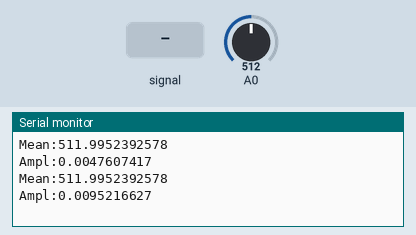
Bench run of a program on a simulated Arduino Uno, built with avr-gcc and run on an emulated ATmega328P. Shown: the last lines printed to the serial monitor. Inputs (shaded band) come from the test bench; at power-on: A0 = 512.

Above: at 1.5 s.
1.6 s: A0 fed a 200 Hz sine of ±81 counts around its level
At 2.7 s:
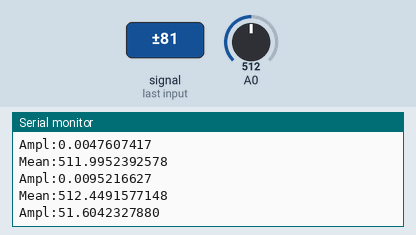
3.1 s: A0 set to 716
At 4.3 s:
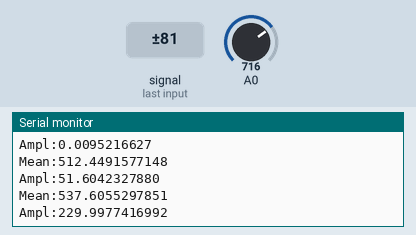
4.6 s: A0 set to 900
At 5.0 s:
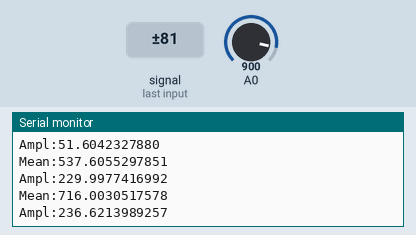
Timing chart, 0 to 7.6 s (numbered marks = the images above; inputs shaded):
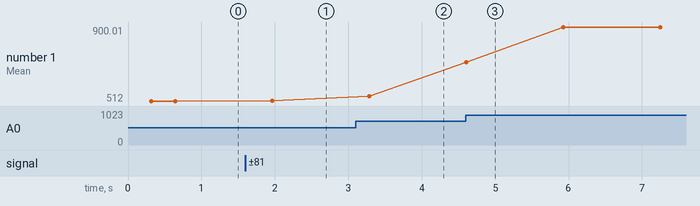

The program:

main.cpp
```cpp
/*
 * main.cpp
 *
 *  Created on: Feb 24, 2011
 *      Author: xum
 */
#include "WProgram.h"
#include "WConstants.h"

void setup();
void loop();
void calibrate();
int main(int argc, char **argv) {
	setup();
	for(;;){
		loop();
	}
}

int tam = 1000;
double mean = 0;
double meanAmpl = 0;
double variancePercent = 10;

void setup() {
  Serial.begin(115200);
  calibrate();
}
void calibrate(){
  mean = 0;
  int sensorValue = 0;
  for(int i = 0; i<tam;i++){
    sensorValue =  analogRead(A0);
    mean += sensorValue/(double) tam;
  }
  for(int j = 0; j<tam;j++){
    sensorValue =  analogRead(A0);
    meanAmpl += abs(mean-sensorValue)/(double) tam;
  }
  Serial.print("Mean:");
  Serial.println(mean,DEC);
  Serial.print("Ampl:");
  Serial.println(meanAmpl,DEC);

}
void loop() {
  //  int sensorValue = 0;
  //  sensorValue =  analogRead(A0);
  //  double ampl = abs(mean-sensorValue);
  //  if(ampl>meanAmpl){
  //    Serial.println("Calla puta!");
  //  }
  calibrate();
  delay(1000);
}
```

Measured:
- after the input at 1.6 s, the serial monitor: prints a new line after 0.36 s (image 1)
- after the input at 3.1 s, the serial monitor: prints a new line after 0.18 s (image 2)
- after the input at 4.6 s, the serial monitor: prints a new line at once (image 3)
- plotted number 1: 512 → 512.45 after the input at 1.6 s, 512.45 → 537.61 after the input at 3.1 s, 537.61 → 900.01 after the input at 4.6 s
